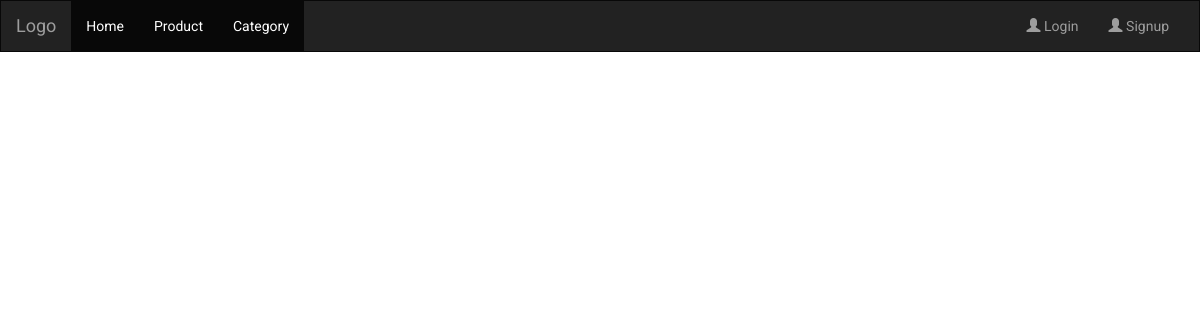
/products, run on an earlier commit of the app's database.
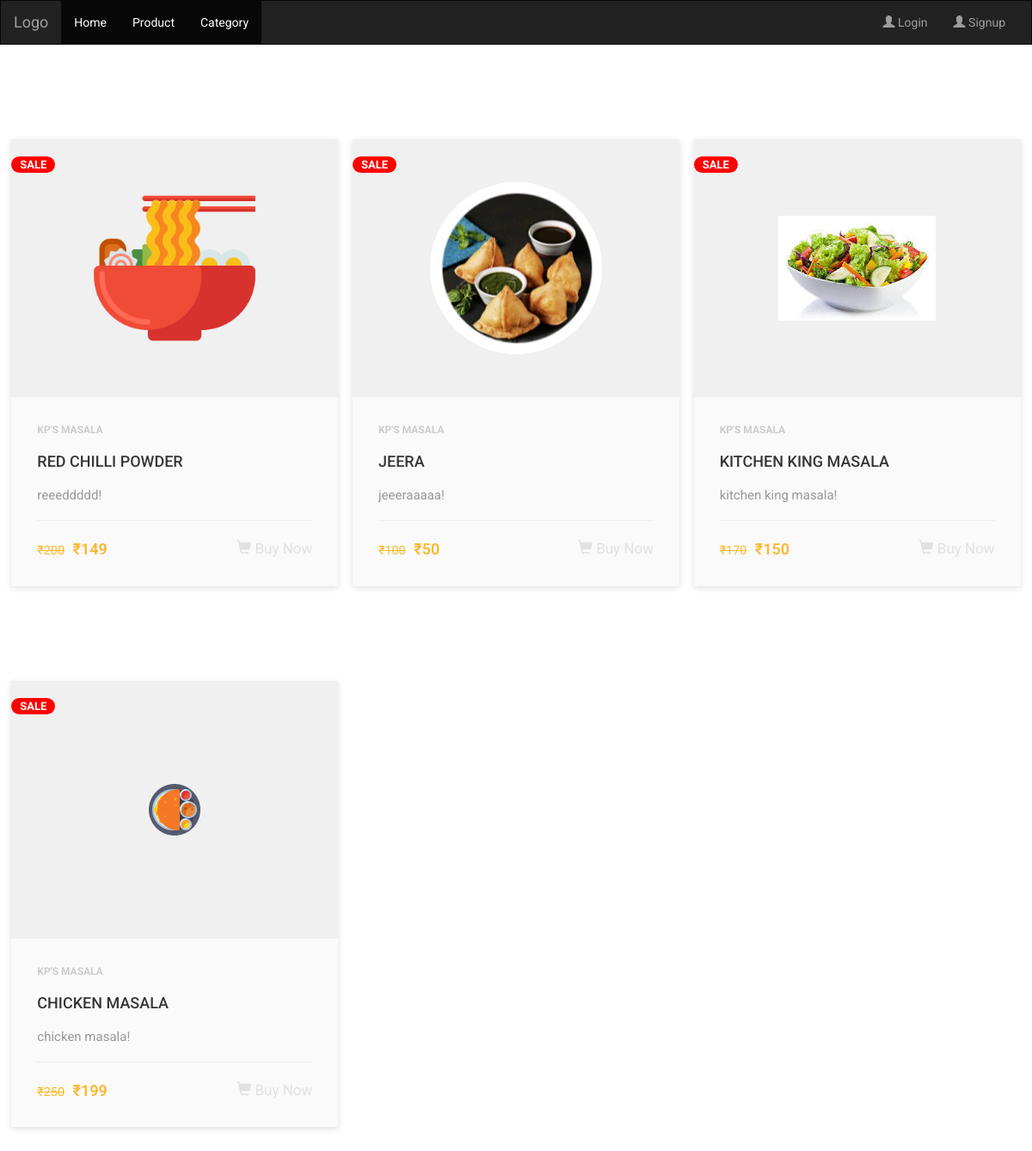
And on a later commit of the database.
### AdminApp/models.py (models this page shows)
class Ingredients(models.Model):
    item_name=models.CharField(max_length=30)
    price=models.CharField(max_length=50)
    sale_price=models.CharField(max_length=50)
    image=models.ImageField(default='abc.jpg',upload_to='Images')
    description=models.CharField(max_length=2000)
    quantity=models.IntegerField()
    class Meta:
        db_table="Ingredients"

### UserApp/views.py (the view)
# urls.py: path('products',views.products),
def products(request):
    prod=Ingredients.objects.all()
    return render(request,"products.html",{"prod":prod})

### UserApp/templates/products.html (shortened to what this page needs)
{% extends "homepage.html" %}
{% block content %}
<!DOCTYPE html>
<html lang="en">
<head>
</head>
<body>
    <div class="main">
        {% for produc in prod %}
        <div class="product-card">
            <div class="badge">sale</div>
            <div class="product-tumb">
                <img src="{{produc.image.url}}" alt="">
            </div>
            <div class="product-details">
                <span class="product-catagory">Kp's Masala</span>
                <h4><a href="">{{produc.item_name}}</a></h4>
                <p>{{produc.description}}!</p>
                <div class="product-bottom-details">
                    <div class="product-price"><small>₹{{produc.price}}</small> ₹{{produc.sale_price}}</div>
                    <div class="product-links">
                        <a href="/ok/{{produc.id}}">
                            <span class="glyphicon glyphicon-shopping-cart"></span>
                             Buy Now</a>
                    </div>
                </div>
            </div>
        </div>
        {% endfor %}
    </div>
    {% endblock %}

### UserApp/templates/homepage.html (shortened to what this page needs)
{% load static %}
<!DOCTYPE html>
<html lang="en">
<head>
    <link rel="stylesheet" href="https://maxcdn.bootstrapcdn.com/bootstrap/3.4.1/css/bootstrap.min.css">
    <link rel="stylesheet" href="{% static 'ok.css' %}">
    <link rel="stylesheet" href="{% static 'frame.css' %}">
</head>
<body>
    <nav class="navbar navbar-inverse">
        <div class="container-fluid">
            <div class="navbar-header">
                {% if "username" in request.session %}
                    <p style="color: white; padding-top: 13%;">Welcome {{request.session.username}}</p>
                {% else %}
                <a class="navbar-brand" href="#">Logo</a>
                {% endif %}
            </div>
            <div class="collapse navbar-collapse" id="myNavbar">
                <ul class="nav navbar-nav">
                    <li class="active"><a href="/">Home</a></li>
                    <li class="active"><a href="/products">Product</a></li>
                    <li class="active"><a href="/#Menu">Category</a></li>
                </ul>
                <ul class="nav navbar-nav navbar-right">
                    {% if "username" in request.session %}
                    <li><a href="signout"><span class="glyphicon glyphicon-user"></span> Logout</a></li>
                    <li><a href="/cart"><span class="glyphicon glyphicon-shopping-cart"></span> Cart<i
                                class="fa-solid fa-cart-shopping"></i></a></li>
                    {% else %}
                    <li><a href="login"><span class="glyphicon glyphicon-user"></span> Login</a></li>
                    <li><a href="signup"><span class="glyphicon glyphicon-user"></span> Signup</a></li>
                    {% endif %}
                </ul>
            </div>
        </div>
    </nav>
    {% block content %}{% endblock %}
</body>
</html>

### UserApp/static/ok.css (style rules this page uses)
* { box-sizing: border-box; }
body { font-family: Verdana, sans-serif; }
img { vertical-align: middle; }
.active { background-color: #717171; }

### UserApp/static/frame.css (style rules this page uses)
*, *::before, *::after { box-sizing: border-box; }

### UserApp/templates/homepage.html (style rules this page uses)
.navbar { margin-bottom: 50px; border-radius: 0; }
* { box-sizing: border-box; }
body { font-family: Verdana, sans-serif; }
img { vertical-align: middle; }
.active { background-color: #717171; }

### UserApp/templates/products.html (style rules this page uses)
* { -webkit-box-sizing: border-box; box-sizing: border-box; margin: 0; padding: 0; }
body { font-family: 'Roboto', sans-serif; }
a { text-decoration: none; }
.product-card { width: 380px; position: relative; box-shadow: 0 2px 7px #dfdfdf; margin: 50px auto; background: #fafafa; }
.badge { position: absolute; left: 0; top: 20px; text-transform: uppercase; font-size: 13px; font-weight: 700; background: red; color: #fff; padding: 3px 10px; }
.main { display: grid; grid-template-columns: auto auto auto; gap: 10px; padding: 10px; }
.product-tumb { display: flex; align-items: center; justify-content: center; height: 300px; padding: 50px; background: #f0f0f0; }
.product-tumb img { max-width: 100%; max-height: 100%; }
.product-details { padding: 30px; }
.product-catagory { display: block; font-size: 12px; font-weight: 700; text-transform: uppercase; color: #ccc; margin-bottom: 18px; }
.product-details h4 a { font-weight: 500; display: block; margin-bottom: 18px; text-transform: uppercase; color: #363636; text-decoration: none; transition: 0.3s; }
.product-details p { font-size: 15px; line-height: 22px; margin-bottom: 18px; color: #999; }
.product-bottom-details { overflow: hidden; border-top: 1px solid #eee; padding-top: 20px; }
.product-bottom-details div { float: left; width: 50%; }
.product-price { font-size: 18px; color: #fbb72c; font-weight: 600; }
.product-price small { font-size: 80%; font-weight: 400; text-decoration: line-through; display: inline-block; margin-right: 5px; }
.product-links { text-align: right; }
.product-links a { display: inline-block; margin-left: 5px; color: #e1e1e1; transition: 0.3s; font-size: 17px; }

What changed in the data, as far as the page shows it:
added Ingredients: image (picture), item_name "RED CHILLI POWDER", description "reeeddddd", price "200", sale_price "149"
added Ingredients: image (picture), item_name "JEERA", description "jeeeraaaaa", price "100", sale_price "50"
added Ingredients: image (picture), item_name "KITCHEN KING MASALA", description "kitchen king masala", price "170", sale_price "150"
added Ingredients: image (picture), item_name "CHICKEN MASALA", description "chicken masala", price "250", sale_price "199"
